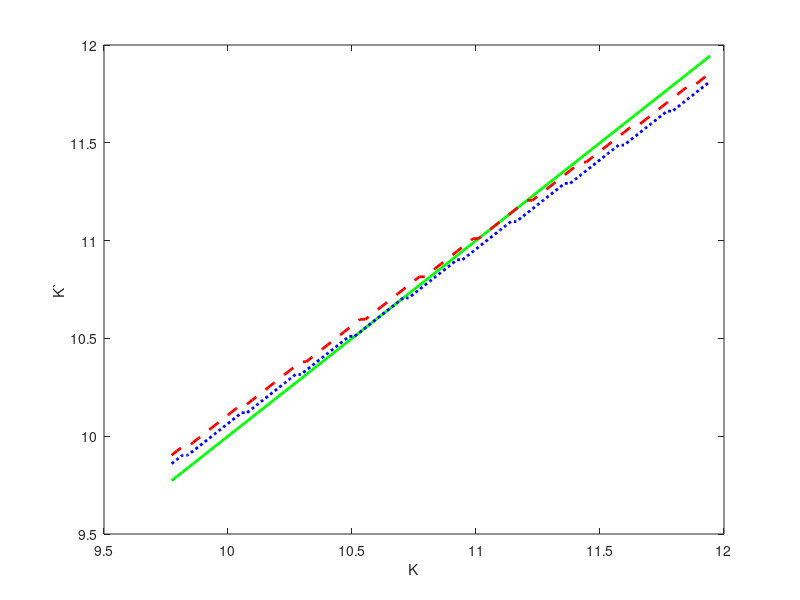

Reproduce this figure in MATLAB. (Note: this script raises an error after producing the figure.)
clear all

     sigma=1;
     beta=0.9;
     alpha=.75;
     delta=0.3;
     AH=1;
     AL=0.99;

N=100;
KstarH=(((1/(AH*alpha*beta))-((1-delta)/(AH*alpha))))^(1/(alpha-1));
KstarL=(((1/(AL*alpha*beta))-((1-delta)/(AL*alpha))))^(1/(alpha-1));
Kstar=0.5*(KstarH+KstarL);
Klo=Kstar*0.9;
Khi=Kstar*1.1;

step=(Khi-Klo)/N;
K=Klo:step:Khi;

n=length(K);        % n is the true length of the state space

% From the production function, Kalpha is the vector of output levels
Kalpha=K.^alpha;
% create a column of n ones 
colones=ones(n,1);
% create an nxn matrix here
s = colones*Kalpha;
s1 = colones*K;
% now take the transpose
ytotH = AH*s'+(1-delta)*s1';       % each column of S is Kalpha
ytotL = AL*s'+(1-delta)*s1';
% first guess of the value function

% here describe the level of utility associated with each element of the
% matrix S.  we use this below as our first guess for the dynamic programming
% problem.

if sigma==1
vH=log(ytotH);
vL=log(ytotL);
else
vH=ytotH.^(1-sigma)/(1-sigma);
vL=ytotL.^(1-sigma)/(1-sigma);
end

% calculate investment here; I plays the role of the future capital stock

rowones= colones';
% so I here is matrix where each column is K
I = K'*rowones;
% here J is a matrix where each row is K
J= colones*K;
Jalpha=J.^alpha;
% consumption: the flow of output plus undepreciated capital less investment
% you may want to work this out to see that it is correct

CH = (AH*Jalpha)-I +(1-delta)*J;
CL = (AL*Jalpha)-I +(1-delta)*J;

% current utility, current state as cols, future capital as rows
if sigma==1
UH=log(CH);
UL=log(CL);
else
UH=(CH.^(1-sigma))/(1-sigma);
UL=(CL.^(1-sigma))/(1-sigma);
end

rH=UH+beta*0.5*(vH+vL);
rL=UL+beta*0.5*(vH+vL);
vH1=max(rH);
vL1=max(rL);

t=100
for j=1:t
        w=ones(n,1)*(vH1+vL1);
        wH1=UH+beta*0.5*w';
        wL1=UL+beta*0.5*w';
        vH1=max(wH1);
        vL1=max(wL1);
        
end
[valH,indH]=max(wH1);
[valL,indL]=max(wL1);
optkh = K(indH);
optkl = K(indL);
% now build a vector for future capital using the m-vector.

figure(1)
plot(K,K','g',...
    'LineWidth',2)
hold on
plot(K,optkh','--r',...
    'LineWidth',2)
hold on
plot(K,optkl,':b',...
    'LineWidth',2)
xlabel('K');
ylabel('K`');
legend('45 degree line','Policy function- High Tech','Policy function- Low Tech',4);
text(0.4,0.65,'45 degree line','FontSize',18)
text(0.4,0.13,'K`','FontSize',18)

figure (2)
plot(K,(optkh-K)','b',...
    'LineWidth',2)
hold on
plot(K,(optkl-K)','--r',...
    'LineWidth',2)
xlabel('Current Capital');
ylabel('K`- K');

%Simulation of the evolution of the capital stock over p periods

p=500;
kt=Kstar*ones(p,1);
kti=(N/2)*ones(p,1);

for i=2:p
    if rand(1,1)>0.5
        yt(i)=AH*(kt(i-1))^alpha;
        kti(i)=indH(kti(i-1));
        kt(i)=K(kti(i));
    else
        yt(i)=AL*(kt(i-1))^alpha;
        kti(i)=indL(kti(i-1));
        kt(i)=K(kti(i));
    end
    ct(i)=yt(i)+(1-delta)*kt(i-1)-kt(i);
    it(i)=yt(i)-ct(i);
    
end

t=1:1:500;
figure (3)
plot(t,kt)
xlabel('t');
ylabel('k(t)');

syt=std(yt(10:p));
sct=std(ct(10:p));
si=std(it(10:p));
